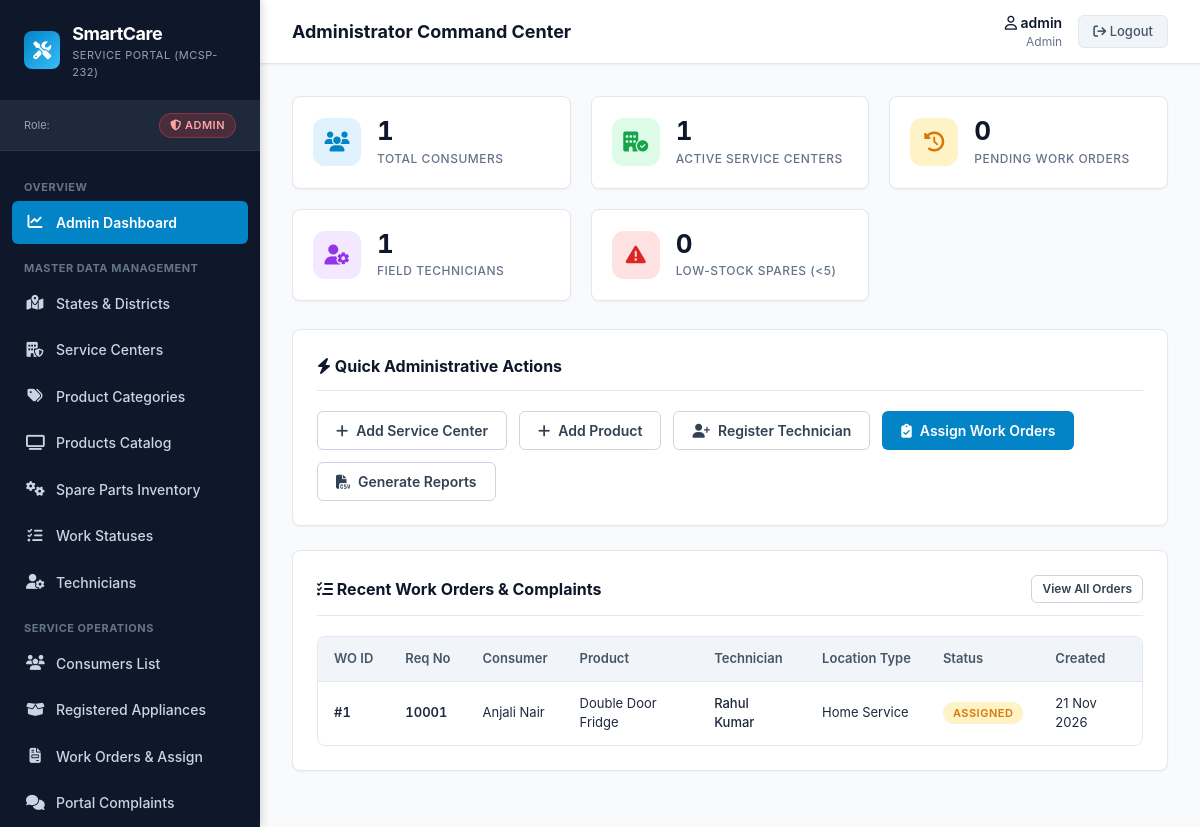
/admin-dashboard/ (signed in), run on the app's committed database.
### services/models.py (models this page shows, shortened)
class WorkOrder(models.Model):
    W_orderid = models.AutoField(primary_key=True)
    Siebel_no = models.IntegerField(null=True, blank=True)
    techid = models.ForeignKey(
        Technician,
        on_delete=models.SET_NULL,
        null=True,
        blank=True,
        db_column='techid',
        related_name='work_orders'
    )
    Serv_req_no = models.IntegerField()
    reg_id = models.ForeignKey(
        ConsProductReg,
        on_delete=models.CASCADE,
        db_column='reg_id',
        related_name='work_orders'
    )
    cons_pdtid = models.IntegerField()
    prod_no = models.IntegerField()
    prom_del_date = models.DateField(null=True, blank=True)
    w_stid = models.ForeignKey(
        WorkStatus,
        on_delete=models.PROTECT,
        db_column='w_stid',
        related_name='work_orders'
    )
    Inv_amt = models.FloatField(default=0.0)
    refnd_amt = models.FloatField(default=0.0)
    cre_date = models.DateField(auto_now_add=True)
    modi_date = models.DateField(auto_now=True)
    close_date = models.DateField(null=True, blank=True)
    jobsheet_type = models.CharField(max_length=20, default='Standard')
    calltype = models.CharField(max_length=20, default='Repair')
    loc_type = models.CharField(max_length=20, default='Home Service')
    class Meta:
        db_table = 'Work_order'
        verbose_name = 'Work Order'
        verbose_name_plural = 'Work Orders'
        ordering = ['-W_orderid']

class ConsProductReg(models.Model):
    Reg_id = models.AutoField(primary_key=True)
    consumer_id = models.ForeignKey(
        ConsumerReg,
        on_delete=models.CASCADE,
        db_column='consumer_id',
        related_name='registered_products'
    )
    prid = models.ForeignKey(
        Product,
        on_delete=models.CASCADE,
        db_column='prid',
        related_name='registered_instances'
    )
    prod_no = models.IntegerField()
    warnt_cardno = models.IntegerField()
    Invoice_no = models.IntegerField()
    Invoice_date = models.DateField()
    warnt_enddate = models.DateField()
    Isactive = models.CharField(max_length=10, default='Pending')
    clm_before = models.DateField(null=True, blank=True)
    Reg_date = models.DateField(auto_now_add=True)
    class Meta:
        db_table = 'cons_product_reg'
        verbose_name = 'Consumer Product Registration'
        verbose_name_plural = 'Consumer Product Registrations'
        ordering = ['-Reg_date']

class WorkStatus(models.Model):
    Wo_stid = models.AutoField(primary_key=True)
    W_status = models.CharField(max_length=20)
    class Meta:
        db_table = 'work_status'
        verbose_name = 'Work Status'
        verbose_name_plural = 'Work Statuses'
        ordering = ['Wo_stid']

### accounts/models.py (models this page shows, shortened)
class ConsumerReg(models.Model):
    consumer_id = models.AutoField(primary_key=True)
    fname = models.CharField(max_length=20)
    lname = models.CharField(max_length=20)
    dob = models.DateField()
    address = models.CharField(max_length=30)
    statid = models.ForeignKey(State, on_delete=models.PROTECT, db_column='statid')
    Distid = models.ForeignKey(District, on_delete=models.PROTECT, db_column='Distid')
    regmode = models.CharField(max_length=20, default='Online')
    phone = models.CharField(max_length=20)
    mob = models.CharField(max_length=20)
    pin = models.CharField(max_length=8)
    email = models.EmailField(max_length=30, unique=True)
    password = models.CharField(max_length=128)
    remarks = models.CharField(max_length=30, blank=True, null=True)
    status = models.CharField(max_length=20, default='Pending')
    regdate = models.DateField(auto_now_add=True)
    consumertype = models.CharField(max_length=20, default='Regular')
    class Meta:
        db_table = 'Consumer_reg'
        verbose_name = 'Consumer Registration'
        verbose_name_plural = 'Consumer Registrations'

class Technician(models.Model):
    techid = models.AutoField(primary_key=True)
    tech_name = models.CharField(max_length=30)
    Address = models.CharField(max_length=100)
    statid = models.ForeignKey(State, on_delete=models.PROTECT, db_column='statid')
    Distid = models.ForeignKey(District, on_delete=models.PROTECT, db_column='Distid')
    Gender = models.CharField(max_length=6)
    Quali = models.CharField(max_length=20)
    Exp = models.CharField(max_length=10)
    Mob = models.CharField(max_length=20)
    Email = models.EmailField(max_length=30, unique=True)
    Status = models.CharField(max_length=20, default='Active')
    class Meta:
        db_table = 'Technicians'
        verbose_name = 'Technician'
        verbose_name_plural = 'Technicians'

### products/models.py (models this page shows, shortened)
class Product(models.Model):
    prid = models.AutoField(primary_key=True)
    pcatid = models.ForeignKey(
        ProductCat,
        on_delete=models.CASCADE,
        db_column='pcatid',
        related_name='products'
    )
    prname = models.CharField(max_length=20)
    model = models.CharField(max_length=20)
    price = models.FloatField()
    srno = models.CharField(max_length=20)
    img = models.ImageField(upload_to='products/', blank=True, null=True)
    des = models.CharField(max_length=50)
    class Meta:
        db_table = 'products'
        verbose_name = 'Product'
        verbose_name_plural = 'Products'
        ordering = ['prname']

### accounts/views.py (the view)
# urls.py: path('admin-dashboard/', views.admin_dashboard_view, name='admin_dashboard'),
@admin_required
def admin_dashboard_view(request):
    from products.models import Product, SparePart
    from services.models import WorkOrder, ConsProductReg
    context = {
        'total_consumers': ConsumerReg.objects.count(),
        'total_service_centers': ServCenter.objects.filter(status='Active').count(),
        'pending_work_orders': WorkOrder.objects.filter(w_stid__W_status='Pending').count(),
        'total_technicians': Technician.objects.filter(Status='Active').count(),
        'low_stock_parts': SparePart.objects.filter(qty__lt=5).count(),
        'recent_orders': WorkOrder.objects.select_related('techid', 'w_stid', 'reg_id__consumer_id')[:5],
    }
    return render(request, 'accounts/admin_dashboard.html', context)

### accounts/context_processors.py (called while the page is built)
def auth_context(request):
    username = request.session.get('username')
    role = request.session.get('role')
    is_authenticated = bool(username and role)
    consumer = None
    technician = None
    if is_authenticated:
        if role == 'Consumer':
            consumer = ConsumerReg.objects.filter(email=username).first()
        elif role == 'Technician':
            technician = Technician.objects.filter(Email=username).first()
            if not technician:
                technician = Technician.objects.filter(Mob=username).first()
    return {
        'session_username': username,
        'session_role': role,
        'is_authenticated_custom': is_authenticated,
        'session_consumer': consumer,
        'session_technician': technician,
    }

### templates/accounts/admin_dashboard.html (shortened to what this page needs)
{% extends 'base.html' %}
{% block page_title %}Administrator Command Center{% endblock %}
{% block content %}
<div class="kpi-grid">
    <div class="kpi-card">
        <div class="kpi-icon-wrap kpi-icon-blue">
            <i class="fa-solid fa-users"></i>
        </div>
        <div class="kpi-info">
            <h3>{{ total_consumers }}</h3>
            <p>Total Consumers</p>
        </div>
    </div>
    <div class="kpi-card">
        <div class="kpi-icon-wrap kpi-icon-green">
            <i class="fa-solid fa-building-circle-check"></i>
        </div>
        <div class="kpi-info">
            <h3>{{ total_service_centers }}</h3>
            <p>Active Service Centers</p>
        </div>
    </div>
    <div class="kpi-card">
        <div class="kpi-icon-wrap kpi-icon-amber">
            <i class="fa-solid fa-clock-rotate-left"></i>
        </div>
        <div class="kpi-info">
            <h3>{{ pending_work_orders }}</h3>
            <p>Pending Work Orders</p>
        </div>
    </div>
    <div class="kpi-card">
        <div class="kpi-icon-wrap kpi-icon-purple">
            <i class="fa-solid fa-user-gear"></i>
        </div>
        <div class="kpi-info">
            <h3>{{ total_technicians }}</h3>
            <p>Field Technicians</p>
        </div>
    </div>
    <div class="kpi-card">
        <div class="kpi-icon-wrap kpi-icon-red">
            <i class="fa-solid fa-triangle-exclamation"></i>
        </div>
        <div class="kpi-info">
            <h3>{{ low_stock_parts }}</h3>
            <p>Low-Stock Spares (<5)</p>
        </div>
    </div>
</div>
<div class="card">
    <div class="card-header">
        <h2 class="card-title"><i class="fa-solid fa-bolt"></i> Quick Administrative Actions</h2>
    </div>
    <div style="display: flex; gap: 12px; flex-wrap: wrap;">
        <a href="{% url 'accounts:manage_service_centers' %}" class="btn btn-secondary">
            <i class="fa-solid fa-plus"></i> Add Service Center
        </a>
        <a href="{% url 'products:manage_products' %}" class="btn btn-secondary">
            <i class="fa-solid fa-plus"></i> Add Product
        </a>
        <a href="{% url 'accounts:manage_technicians' %}" class="btn btn-secondary">
            <i class="fa-solid fa-user-plus"></i> Register Technician
        </a>
        <a href="{% url 'services:admin_work_orders' %}" class="btn btn-primary">
            <i class="fa-solid fa-clipboard-check"></i> Assign Work Orders
        </a>
        <a href="{% url 'services:admin_reports' %}" class="btn btn-secondary">
            <i class="fa-solid fa-file-csv"></i> Generate Reports
        </a>
    </div>
</div>
<div class="card">
    <div class="card-header">
        <h2 class="card-title"><i class="fa-solid fa-list-check"></i> Recent Work Orders & Complaints</h2>
        <a href="{% url 'services:admin_work_orders' %}" class="btn btn-secondary btn-sm">View All Orders</a>
    </div>
    <div class="table-responsive">
        <table class="data-table">
            <thead>
                <tr>
                    <th>WO ID</th>
                    <th>Req No</th>
                    <th>Consumer</th>
                    <th>Product</th>
                    <th>Technician</th>
                    <th>Location Type</th>
                    <th>Status</th>
                    <th>Created</th>
                </tr>
            </thead>
            <tbody>
                {% for order in recent_orders %}
                    <tr>
                        <td class="tabular-num">#{{ order.W_orderid }}</td>
                        <td class="tabular-num">{{ order.Serv_req_no }}</td>
                        <td>{{ order.reg_id.consumer_id.fname }} {{ order.reg_id.consumer_id.lname }}</td>
                        <td>{{ order.reg_id.prid.prname }}</td>
                        <td>
                            {% if order.techid %}
                                <span style="font-weight: 500;">{{ order.techid.tech_name }}</span>
                            {% else %}
                                <span class="badge badge-warning">Unassigned</span>
                            {% endif %}
                        </td>
                        <td>{{ order.loc_type }}</td>
                        <td>
                            {% if order.w_stid.W_status == 'Completed' %}
                                <span class="badge badge-success">{{ order.w_stid.W_status }}</span>
                            {% elif order.w_stid.W_status == 'Pending' or order.w_stid.W_status == 'Assigned' %}
                                <span class="badge badge-warning">{{ order.w_stid.W_status }}</span>
                            {% else %}
                                <span class="badge badge-danger">{{ order.w_stid.W_status }}</span>
                            {% endif %}
                        </td>
                        <td>{{ order.cre_date|date:"d M Y" }}</td>
                    </tr>
                {% endfor %}
            </tbody>
        </table>
    </div>
</div>
{% endblock %}

### static/css/style.css (style rules this page uses)
:root { --primary-navy: #0F172A; --secondary-navy: #1E293B; --accent-cyan: #0284C7; --accent-cyan-hover: #0369A1; --accent-cyan-light: #E0F2FE; --bg-canvas: #F8FAFC; --bg-card: #FFFFFF; --border-color: #E2E8F0; --border-focus: #38BDF8; --text-main: #0F172A; --text-muted: #64748B; --text-white: #FFFFFF; --status-green: #16A34A; --status-green-bg: #DCFCE7; --status-amber: #D97706; --status-amber-bg: #FEF3C7; --status-red: #DC2626; --status-red-bg: #FEE2E2; --status-blue: #2563EB; --status-blue-bg: #DBEAFE; --sidebar-width: 260px; --header-height: 64px; --border-radius: 8px; --box-shadow-sm: 0 1px 2px 0 rgb(0 0 0 / 0.05); --box-shadow: 0 4px 6px -1px rgb(0 0 0 / 0.1), 0 2px 4px -2px rgb(0 0 0 / 0.1); --box-shadow-lg: 0 10px 15px -3px rgb(0 0 0 / 0.1), 0 4px 6px -4px rgb(0 0 0 / 0.1); }
*, *::before, *::after { box-sizing: border-box; margin: 0; padding: 0; }
body { font-family: 'Inter', -apple-system, BlinkMacSystemFont, 'Segoe UI', Roboto, sans-serif; font-size: 14px; line-height: 1.5; color: var(--text-main); background-color: var(--bg-canvas); min-height: 100vh; }
a { color: var(--accent-cyan); text-decoration: none; transition: color 0.15s ease-in-out; }
.card { background-color: var(--bg-card); border: 1px solid var(--border-color); border-radius: var(--border-radius); box-shadow: var(--box-shadow-sm); padding: 24px; margin-bottom: 24px; }
.card-header { display: flex; justify-content: space-between; align-items: center; margin-bottom: 20px; padding-bottom: 12px; border-bottom: 1px solid var(--border-color); }
.card-title { font-size: 16px; font-weight: 700; color: var(--primary-navy); }
.kpi-grid { display: grid; grid-template-columns: repeat(auto-fit, minmax(220px, 1fr)); gap: 20px; margin-bottom: 28px; }
.kpi-card { background-color: var(--bg-card); border: 1px solid var(--border-color); border-radius: var(--border-radius); padding: 20px; display: flex; align-items: center; gap: 16px; box-shadow: var(--box-shadow-sm); transition: transform 0.15s ease, box-shadow 0.15s ease; }
.kpi-icon-wrap { width: 48px; height: 48px; border-radius: 12px; display: flex; align-items: center; justify-content: center; font-size: 20px; }
.kpi-icon-blue { background-color: #E0F2FE; color: #0284C7; }
.kpi-icon-green { background-color: #DCFCE7; color: #16A34A; }
.kpi-icon-amber { background-color: #FEF3C7; color: #D97706; }
.kpi-icon-red { background-color: #FEE2E2; color: #DC2626; }
.kpi-icon-purple { background-color: #F3E8FF; color: #9333EA; }
.kpi-info h3 { font-size: 26px; font-weight: 700; color: var(--primary-navy); line-height: 1.1; font-variant-numeric: tabular-nums; }
.kpi-info p { font-size: 12px; color: var(--text-muted); font-weight: 500; text-transform: uppercase; letter-spacing: 0.5px; margin-top: 4px; }
.btn { display: inline-flex; align-items: center; justify-content: center; gap: 8px; padding: 8px 18px; border-radius: 6px; font-size: 14px; font-weight: 600; cursor: pointer; border: 1px solid transparent; transition: all 0.15s ease; text-decoration: none; }
.btn-primary { background-color: var(--accent-cyan); color: #FFFFFF; }
.btn-secondary { background-color: #FFFFFF; color: #334155; border-color: #CBD5E1; }
.btn-sm { padding: 4px 10px; font-size: 12px; }
.table-responsive { width: 100%; overflow-x: auto; border: 1px solid var(--border-color); border-radius: var(--border-radius); background: #FFFFFF; }
.data-table { width: 100%; border-collapse: collapse; font-size: 13px; text-align: left; }
.data-table th { background-color: #F1F5F9; color: #475569; font-weight: 600; padding: 12px 16px; border-bottom: 1px solid var(--border-color); white-space: nowrap; }
.data-table td { padding: 12px 16px; border-bottom: 1px solid var(--border-color); color: #1E293B; vertical-align: middle; }
.data-table tbody tr:last-child td { border-bottom: none; }
.tabular-num { font-variant-numeric: tabular-nums; font-weight: 600; }
.badge { display: inline-flex; align-items: center; padding: 3px 10px; font-size: 11px; font-weight: 600; border-radius: 9999px; text-transform: uppercase; letter-spacing: 0.5px; white-space: nowrap; }
.badge-warning { background-color: var(--status-amber-bg); color: var(--status-amber); }

### data on the page
WorkOrder: W_orderid "1", Serv_req_no "10001", reg_id.consumer_id.fname "Anjali", reg_id.consumer_id.lname "Nair", reg_id.prid.prname "Double Door Fridge", techid.tech_name "Rahul Kumar", loc_type "Home Service", w_stid.W_status "ASSIGNED", cre_date "21 Nov 2026"

### other printed values
{{ session_role|default:'Guest' }} "ADMIN"
{{ session_username|default:'Guest' }} "admin"
{{ session_role|default:'Not Logged In' }} "Admin"
{{ total_consumers }} "1"
{{ total_service_centers }} "1"
{{ pending_work_orders }} "0"
{{ total_technicians }} "1"
{{ low_stock_parts }} "0"
